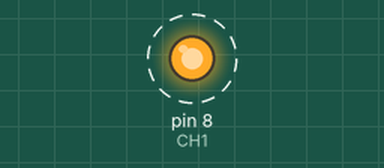
This sketch was run on a simulated Arduino Uno, built with avr-gcc and run on an emulated ATmega328P. Parts: output pins drawn as LEDs (lit = HIGH). Dashed ring = blinking. What the sketch prints to the serial monitor is not drawn.

Above: at 2.5 s.
Timing chart, 0 to 6.6 s (numbered marks = the images above):
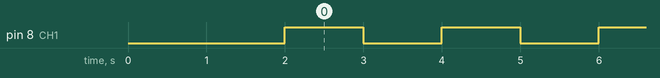

The sketch:

relay_test.ino
```cpp
#define CH1 8
void setup() {
  Serial.begin(9600);
   pinMode(CH1, OUTPUT);
   digitalWrite(CH1,LOW);
   delay(2000);
}

void loop() {
  digitalWrite(CH1, HIGH);
  Serial.println("Relay ON");
   delay(1000);
   digitalWrite(CH1, LOW);
   Serial.println("Relay OFF");
   delay(1000);

}
```

Measured:
- by itself, pin 8 (CH1): alternates HIGH for 1.0 s and LOW for 1.0 s
